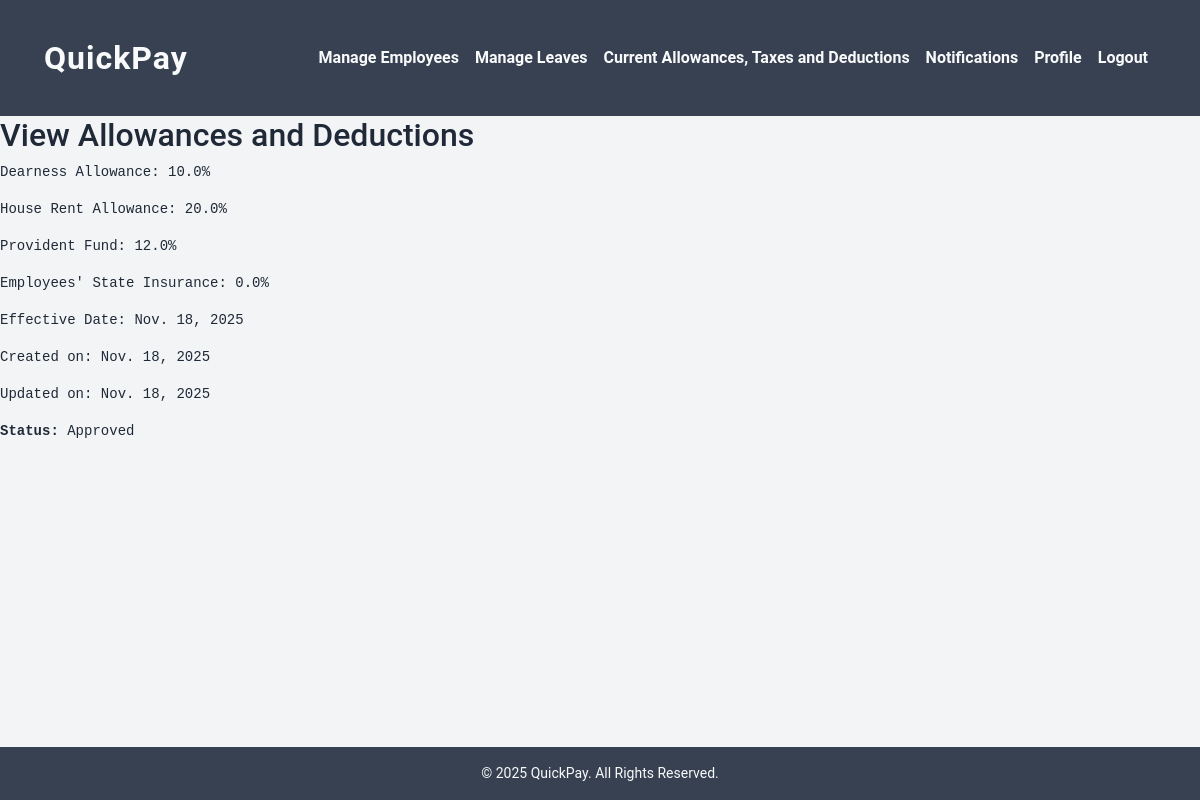
/hr_view_pay (signed in), run on the app's committed database.
### payroll/models.py (models this page shows, shortened)
class CommonPay(models.Model):
    STATUS = [
        ('Pending', 'Pending'),
        ('Approved', 'Approved'),
        ('Edit Requested', 'Edit Requested'),
    ]
    da = models.FloatField(default=0.0, help_text="Dearness Allowance (%)")
    hra = models.FloatField(default=0.0, help_text="House Rent Allowance (%)")
    pf = models.FloatField(default=0.0, help_text="Provident Fund (%)")
    esi = models.FloatField(default=0.0, help_text="Employees State Insurance (%)")
    effective_from = models.DateField(help_text="Date from which these rates are effective")
    created_on = models.DateField(auto_now_add=True)
    updated_on = models.DateField(auto_now=True)
    status = models.CharField(max_length=15, choices=STATUS, default='Pending')

### payroll/views.py (the view)
# urls.py: path('hr_view_pay', payroll.views.hr_view_pay, name='hr_view_pay'),
def hr_view_pay(request):
    cp = CommonPay.objects.order_by('-updated_on').first()
    return render(request, 'hr_view_pay.html', {'cp': cp})

### Templates/hr_view_pay.html (shortened to what this page needs)
{% extends 'base.html' %}
{% load static %}
{% block content %}
<h2>View Allowances and Deductions</h2>
{% if cp %}
    <pre>Dearness Allowance: {{ cp.da }}%</pre>
    <pre>House Rent Allowance: {{ cp.hra }}%</pre>
    <pre>Provident Fund: {{ cp.pf }}%</pre>
    <pre>Employees' State Insurance: {{ cp.esi }}%</pre>
    <pre>Effective Date: {{ cp.effective_from }}</pre>
    <pre>Created on: {{ cp.created_on }}</pre>
    <pre>Updated on: {{ cp.updated_on }}</pre>
    <pre><strong>Status:</strong> {{ cp.status }}</pre>
{% endif %}
{% endblock %}

### static/css/mystyle.css (style rules this page uses)
body { margin: 0; font-family: "Roboto", "Segoe UI", sans-serif; background: #f3f4f6; color: #1f2937; }

### data on the page
CommonPay: da "10.0", hra "20.0", pf "12.0", esi "0.0", effective_from "Nov. 18, 2025", created_on "Nov. 18, 2025", updated_on "Nov. 18, 2025", status "Approved"
